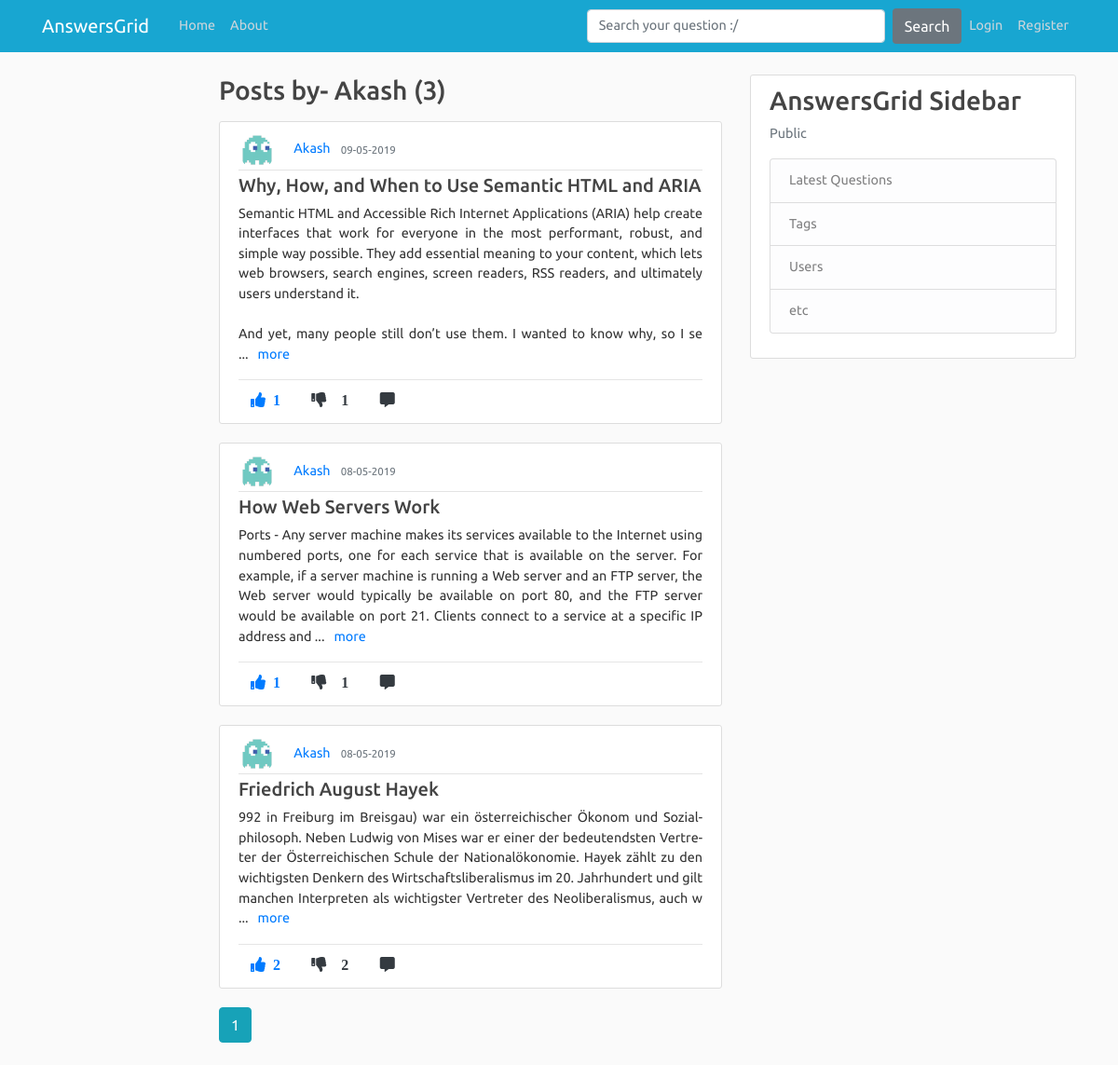
The page /user/Akash on the database its author committed.
### application/models.py (models this page shows, shortened)
class User(db.Model, UserMixin):
    id = db.Column(db.Integer, primary_key=True)
    username = db.Column(db.String(20), unique=True, nullable=False)
    email = db.Column(db.String(120), unique=True, nullable=False)
    image_file = db.Column(db.String(20), nullable=False, default='default.jpg')
    password = db.Column(db.String(60), nullable=False)
    posts = db.relationship('Post', backref='author', lazy=True)
    comments = db.relationship('Comment', backref='author', lazy=True)

class Post(db.Model):
    id = db.Column(db.Integer, primary_key=True)
    title = db.Column(db.String(100), nullable=False)
    content = db.Column(db.Text, nullable=False)
    date_posted = db.Column(db.DateTime, nullable=False, default=datetime.utcnow)
    like_count = db.Column(db.Integer, nullable=False, default=0)
    dislike_count = db.Column(db.Integer, nullable=False, default=0)
    user_id = db.Column(db.Integer, db.ForeignKey('user.id'), nullable=False)
    comments = db.relationship('Comment', backref='commentOnPost', lazy=True)

### application/routes.py (the view)
@app.route("/user/<string:username>")
def user_posts(username):
    page = request.args.get('page', 1, type=int)
    user = User.query.filter_by(username=username).first_or_404()
    posts = Post.query.filter_by(author=user)\
        .order_by(Post.date_posted.desc())\
        .paginate(page=page, per_page=5)
    return render_template('user_posts.html', posts=posts, user=user)

### application/templates/user_posts.html
{% extends "layout.html" %}
{% block content %}
    <h3 class="mb-3">Posts by- {{ user.username }} ({{ posts.total }}) </h3>
    {% for post in posts.items %}
        <article class="media content-section">
          <div class="media-body">
            <div class="article-metadata">
              <img class="rounded-circle article-img" src="{{ url_for('static', filename='profile_pics/' + post.author.image_file) }}">
              <a class="mr-2" href="{{ url_for('user_posts', username=post.author.username) }}">{{ post.author.username }}</a>
              <small class="text-muted">{{ post.date_posted.strftime('%d-%m-%Y') }}</small>
            </div>
            <h5 class=" text-justify"><a class="article-title" href="{{ url_for('post', post_id=post.id) }}">{{ post.title }}</a></h5>
            <p class="article-content more text-justify">{{ post.content }}</p>
            <p><a class="article-content text-justify" href="#">{{ post.tags }}</a></p> <hr>
            <div class="footRow">
              {%  if current_user.is_authenticated %}
                <a href="{{ url_for('upvote', post_id=post.id, user_id=current_user.id) }}"><i class="fas fa-thumbs-up mr-1 btn text-primary upvote"><span class="ml-2 likes-count">{{ post.like_count }}</span></i></a>
                <a href="{{ url_for('downvote', post_id=post.id, user_id=current_user.id) }}"><i class="fas fa-thumbs-down mr-1 btn text-dark"><span id="demo" class="ml-3">{{ post.dislike_count }}</i></a>
                <a href="{{url_for('comment_post', post_id=post.id)}}"><i class="fas fa-comment-alt mr-3 btn text-dark"></i></a>
                <a href="https://twitter.com/share?ref_src=twsrc%5Etfw" class="twitter-share-button" data-show-count="false"></a>
                {% else %}
                <a href="#"><i class="fas fa-thumbs-up mr-1 btn text-primary upvote"><span class="ml-2 likes-count">{{ post.like_count }}</span></i></a>
                <a href="#"><i class="fas fa-thumbs-down mr-1 btn text-dark"><span id="demo" class="ml-3">{{ post.like_count }}</i></a>
                <a href="{{url_for('comment_post', post_id=post.id)}}"><i class="fas fa-comment-alt mr-1 btn text-dark"></i></a>
              {% endif %}
              </div>
          </div>
        </article>
    {% endfor %}
    {% for page_num in posts.iter_pages(left_edge=1, right_edge=1, left_current=1, right_current=2) %}
      {% if page_num %}
        {% if posts.page == page_num %}
          <a class="btn btn-info mb-4" href="{{ url_for('user_posts', username=user.username, page=page_num) }}">{{ page_num }}</a>
        {% else %}
          <a class="btn btn-outline-info mb-4" href="{{ url_for('user_posts', username=user.username, page=page_num) }}">{{ page_num }}</a>
        {% endif %}
      {% else %}
      ...
      {% endif %}
    {% endfor %}
{% endblock content %}

### application/static/main.css (style rules this page uses)
body { background: #fafafa; color: #333333; margin-top: 5rem; }
h1, h2, h3, h4, h5, h6 { color: #444444; }
.content-section { background: #ffffff; padding: 10px 20px; border: 1px solid #dddddd; border-radius: 3px; margin-bottom: 20px; }
.article-title { color: #444444; }
.article-content { white-space: pre-line; }
.article-img { height: 40px; width: 40px; margin-right: 16px; }
.article-metadata { padding-bottom: 1px; margin-bottom: 4px; border-bottom: 1px solid #e3e3e3 }

### application/templates/layout.html (style rules this page uses)
body { color: #333333; margin-top: 5rem; font-size: .9rem; font-weight: 400; line-height: 1.5; font-family: 'Ubuntu', sans-serif; }
img { display: inline; }
.footRow { margin-top: -10px; }

### rows shown on the page
User: username "Akash"
Post: image_file (picture), author.username "Akash", date_posted "09-05-2019", title "Why, How, and When to Use Semantic HTML and ARIA", content "Semantic HTML and Accessible Rich Internet Applications (ARIA) help create interfaces that work for everyone in the most performant, robust, and simple way possible. They add essential meaning to your content, which lets web browsers, search engines, screen readers, RSS readers, and ultimately users understand it. And yet, many people still don’t use them. I wanted to know why, so I se", like_count "1"
Post: image_file (picture), author.username "Akash", date_posted "08-05-2019", title "How Web Servers Work", content "Ports - Any server machine makes its services available to the Internet using numbered ports, one for each service that is available on the server. For example, if a server machine is running a Web server and an FTP server, the Web server would typically be available on port 80, and the FTP server would be available on port 21. Clients connect to a service at a specific IP address and", like_count "1"
Post: image_file (picture), author.username "Akash", date_posted "08-05-2019", title "Friedrich August Hayek", content "992 in Frei­burg im Breis­gau) war ein öster­reichi­scher Öko­nom und Sozial­philo­soph. Neben Ludwig von Mises war er einer der bedeu­tends­ten Vertre­ter der Öster­reichi­schen Schule der National­ökono­mie. Hayek zählt zu den wichtigs­ten Denkern des Wirt­schafts­liberalis­mus im 20. Jahr­hundert und gilt manchen Inter­preten als wichtigs­ter Vertre­ter des Neo­libera­lismus, auch w", like_count "2"

### other values the page prints
{{ posts.total }} "3"
{{ page_num }} "1"
